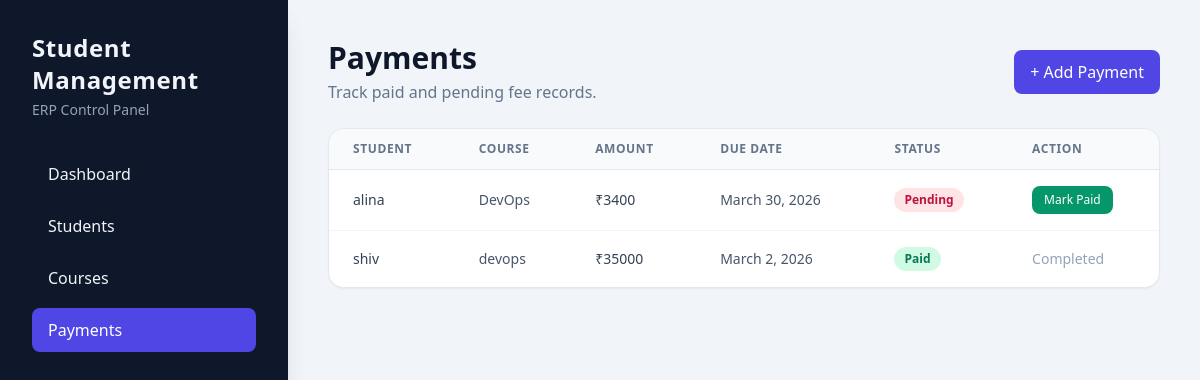
/payments/, run on an earlier commit of the app's database.
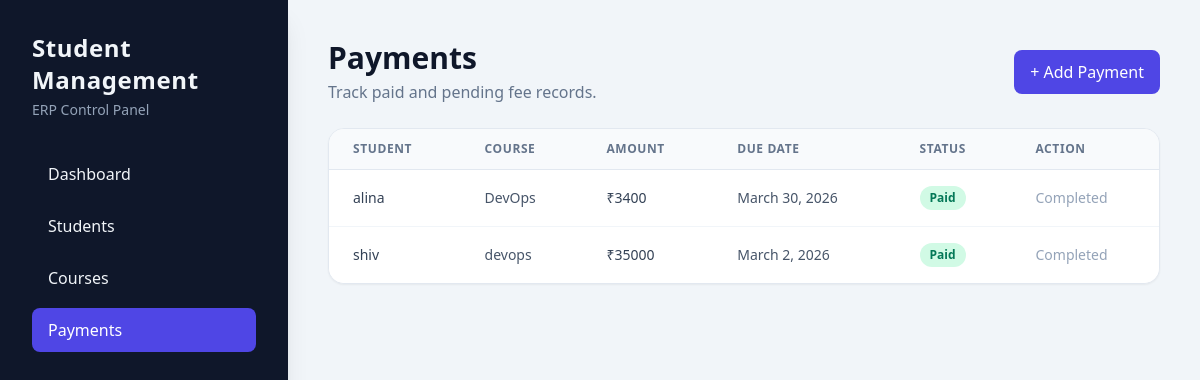
And on a later commit of the database.
### payments/models.py (models this page shows, shortened)
class Payment(models.Model):
    PAYMENT_METHODS = (
        ('cash', 'Cash'),
        ('upi', 'UPI'),
        ('card', 'Card'),
    )
    enrollment = models.ForeignKey(Enrollment, on_delete=models.CASCADE)
    amount = models.IntegerField()
    due_date = models.DateField()
    paid = models.BooleanField(default=False)
    payment_date = models.DateField(null=True, blank=True)
    payment_method = models.CharField(
        max_length=10,
        choices=PAYMENT_METHODS,
        null=True,
        blank=True
    )
    transaction_id = models.CharField(max_length=100, null=True, blank=True)
    created_at = models.DateTimeField(auto_now_add=True)

### enrollments/models.py (models this page shows, shortened)
class Enrollment(models.Model):
    student = models.ForeignKey(Student,on_delete=models.CASCADE)
    course = models.ForeignKey(Course,on_delete=models.CASCADE)
    admission_date = models.DateField(auto_now_add=True)
    status = models.CharField(max_length=20, default='Active')

### students/models.py (models this page shows, shortened)
class Student(models.Model):
    reg_no = models.CharField(max_length=20, unique=True, editable=False)
    name = models.CharField(max_length=100)
    email = models.EmailField()
    mobile = models.CharField(max_length=15)

### courses/models.py (models this page shows, shortened)
class Course(models.Model):
    name = models.CharField(max_length=100)
    fees = models.IntegerField()
    duration = models.IntegerField()

### payments/views.py (the view)
# urls.py: path('', views.payment_list, name='payment_list'),
def payment_list(request):
    payments = Payment.objects.select_related(
        'enrollment',
        'enrollment__student',
        'enrollment__course'
    ).order_by('-id')
    return render(request, 'payments/list.html', {
        'payments': payments
    })

### templates/payments/list.html (shortened to what this page needs)
<!DOCTYPE html>
<html lang="en">
<head>
  <script src="https://cdn.tailwindcss.com"></script>
</head>
<body class="bg-slate-100 text-slate-800 antialiased">
  <div class="min-h-screen lg:flex">
    <aside class="w-full lg:w-72 bg-slate-900 text-slate-100 p-6 lg:p-8 shadow-xl">
      <div class="mb-8">
        <h1 class="text-2xl font-bold tracking-wide">Student Management</h1>
        <p class="text-sm text-slate-400 mt-1">ERP Control Panel</p>
      </div>
      <nav>
        <ul class="space-y-2">
          <li><a href="/" class="block rounded-lg px-4 py-2.5 hover:bg-slate-800 transition-colors">Dashboard</a></li>
          <li><a href="/students/" class="block rounded-lg px-4 py-2.5 hover:bg-slate-800 transition-colors">Students</a></li>
          <li><a href="/courses/" class="block rounded-lg px-4 py-2.5 hover:bg-slate-800 transition-colors">Courses</a></li>
          <li><a href="/payments/" class="block rounded-lg px-4 py-2.5 bg-indigo-600 text-white font-medium">Payments</a></li>
        </ul>
      </nav>
    </aside>
    <main class="flex-1 p-5 sm:p-8 lg:p-10">
      <div class="flex flex-col sm:flex-row sm:items-center sm:justify-between gap-4 mb-6">
        <div>
          <h2 class="text-3xl font-bold text-slate-900">Payments</h2>
          <p class="text-slate-500 mt-1">Track paid and pending fee records.</p>
        </div>
        <a href="/payments/add/" class="inline-flex items-center justify-center rounded-lg bg-indigo-600 px-4 py-2.5 text-white font-medium hover:bg-indigo-700 transition-colors">
          + Add Payment
        </a>
      </div>
      <section class="bg-white rounded-2xl shadow-sm border border-slate-200 overflow-hidden">
        {% if payments %}
          <div class="overflow-x-auto">
            <table class="min-w-full divide-y divide-slate-200">
              <thead class="bg-slate-50">
                <tr>
                  <th class="px-6 py-3 text-left text-xs font-semibold text-slate-500 uppercase tracking-wider">Student</th>
                  <th class="px-6 py-3 text-left text-xs font-semibold text-slate-500 uppercase tracking-wider">Course</th>
                  <th class="px-6 py-3 text-left text-xs font-semibold text-slate-500 uppercase tracking-wider">Amount</th>
                  <th class="px-6 py-3 text-left text-xs font-semibold text-slate-500 uppercase tracking-wider">Due Date</th>
                  <th class="px-6 py-3 text-left text-xs font-semibold text-slate-500 uppercase tracking-wider">Status</th>
                  <th class="px-6 py-3 text-left text-xs font-semibold text-slate-500 uppercase tracking-wider">Action</th>
                </tr>
              </thead>
              <tbody class="bg-white divide-y divide-slate-100">
                {% for payment in payments %}
                  <tr class="hover:bg-slate-50 transition-colors">
                    <td class="px-6 py-4 text-sm text-slate-700">{{ payment.enrollment.student.name }}</td>
                    <td class="px-6 py-4 text-sm text-slate-600">{{ payment.enrollment.course.name }}</td>
                    <td class="px-6 py-4 text-sm font-medium text-slate-700">₹{{ payment.amount }}</td>
                    <td class="px-6 py-4 text-sm text-slate-600">{{ payment.due_date }}</td>
                    <td class="px-6 py-4 text-sm">
                      {% if payment.paid %}
                        <span class="inline-flex items-center rounded-full bg-emerald-100 px-2.5 py-1 text-xs font-semibold text-emerald-700">Paid</span>
                      {% else %}
                        <span class="inline-flex items-center rounded-full bg-rose-100 px-2.5 py-1 text-xs font-semibold text-rose-700">Pending</span>
                      {% endif %}
                    </td>
                    <td class="px-6 py-4 text-sm">
                      {% if payment.paid %}
                        <span class="text-slate-400">Completed</span>
                      {% else %}
                        <a href="/payments/mark-paid/{{ payment.id }}/" class="inline-flex items-center rounded-lg bg-emerald-600 px-3 py-1.5 text-white text-xs font-medium hover:bg-emerald-700 transition-colors">
                          Mark Paid
                        </a>
                      {% endif %}
                    </td>
                  </tr>
                {% endfor %}
              </tbody>
            </table>
          </div>
        {% endif %}
      </section>
    </main>
  </div>
</body>
</html>

What changed in the data, as far as the page shows it:
changed Payment "March 30, 2026": paid "Pending Mark Paid" → "Paid Completed"
